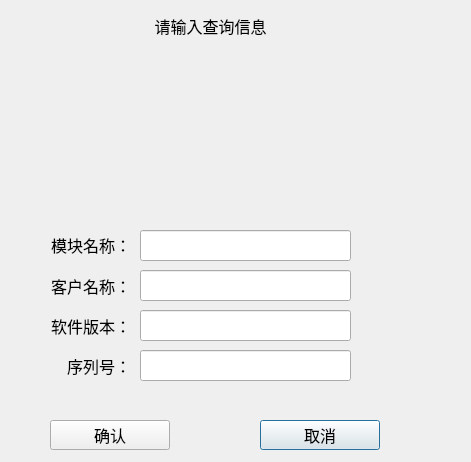
<?xml version="1.0" encoding="UTF-8"?>
<ui version="4.0">
 <class>Log_LogQueryDlg</class>
 <widget class="QDialog" name="Log_LogQueryDlg">
  <property name="geometry">
   <rect>
    <x>0</x>
    <y>0</y>
    <width>471</width>
    <height>462</height>
   </rect>
  </property>
  <property name="windowTitle">
   <string>Dialog</string>
  </property>
  <property name="styleSheet">
   <string notr="true"/>
  </property>
  <widget class="QLabel" name="label_2">
   <property name="geometry">
    <rect>
     <x>10</x>
     <y>270</y>
     <width>121</width>
     <height>31</height>
    </rect>
   </property>
   <property name="font">
    <font>
     <family>微软雅黑</family>
     <pointsize>12</pointsize>
    </font>
   </property>
   <property name="styleSheet">
    <string notr="true"/>
   </property>
   <property name="text">
    <string>客户名称：</string>
   </property>
   <property name="alignment">
    <set>Qt::AlignRight|Qt::AlignTrailing|Qt::AlignVCenter</set>
   </property>
  </widget>
  <widget class="QLineEdit" name="userEdit">
   <property name="geometry">
    <rect>
     <x>140</x>
     <y>270</y>
     <width>211</width>
     <height>31</height>
    </rect>
   </property>
   <property name="font">
    <font>
     <family>微软雅黑</family>
     <pointsize>12</pointsize>
    </font>
   </property>
   <property name="styleSheet">
    <string notr="true"/>
   </property>
  </widget>
  <widget class="QPushButton" name="quitBtn">
   <property name="geometry">
    <rect>
     <x>260</x>
     <y>420</y>
     <width>120</width>
     <height>30</height>
    </rect>
   </property>
   <property name="font">
    <font>
     <family>微软雅黑</family>
     <pointsize>12</pointsize>
    </font>
   </property>
   <property name="styleSheet">
    <string notr="true"/>
   </property>
   <property name="text">
    <string>取消</string>
   </property>
  </widget>
  <widget class="QPushButton" name="okBtn">
   <property name="geometry">
    <rect>
     <x>50</x>
     <y>420</y>
     <width>120</width>
     <height>30</height>
    </rect>
   </property>
   <property name="font">
    <font>
     <family>微软雅黑</family>
     <pointsize>12</pointsize>
    </font>
   </property>
   <property name="styleSheet">
    <string notr="true"/>
   </property>
   <property name="text">
    <string>确认</string>
   </property>
  </widget>
  <widget class="QWidget" name="dateWid" native="true">
   <property name="geometry">
    <rect>
     <x>10</x>
     <y>59</y>
     <width>450</width>
     <height>151</height>
    </rect>
   </property>
   <property name="font">
    <font>
     <family>微软雅黑</family>
     <pointsize>12</pointsize>
    </font>
   </property>
   <property name="styleSheet">
    <string notr="true"/>
   </property>
  </widget>
  <widget class="QLabel" name="label">
   <property name="geometry">
    <rect>
     <x>140</x>
     <y>10</y>
     <width>141</width>
     <height>31</height>
    </rect>
   </property>
   <property name="font">
    <font>
     <family>微软雅黑</family>
     <pointsize>12</pointsize>
    </font>
   </property>
   <property name="styleSheet">
    <string notr="true"/>
   </property>
   <property name="text">
    <string>请输入查询信息</string>
   </property>
   <property name="alignment">
    <set>Qt::AlignCenter</set>
   </property>
  </widget>
  <widget class="QLineEdit" name="swEdit">
   <property name="geometry">
    <rect>
     <x>140</x>
     <y>310</y>
     <width>211</width>
     <height>31</height>
    </rect>
   </property>
   <property name="font">
    <font>
     <family>微软雅黑</family>
     <pointsize>12</pointsize>
    </font>
   </property>
   <property name="styleSheet">
    <string notr="true"/>
   </property>
  </widget>
  <widget class="QLabel" name="label_3">
   <property name="geometry">
    <rect>
     <x>10</x>
     <y>310</y>
     <width>121</width>
     <height>31</height>
    </rect>
   </property>
   <property name="font">
    <font>
     <family>微软雅黑</family>
     <pointsize>12</pointsize>
    </font>
   </property>
   <property name="styleSheet">
    <string notr="true"/>
   </property>
   <property name="text">
    <string>软件版本：</string>
   </property>
   <property name="alignment">
    <set>Qt::AlignRight|Qt::AlignTrailing|Qt::AlignVCenter</set>
   </property>
  </widget>
  <widget class="QLabel" name="label_4">
   <property name="geometry">
    <rect>
     <x>10</x>
     <y>229</y>
     <width>121</width>
     <height>31</height>
    </rect>
   </property>
   <property name="font">
    <font>
     <family>微软雅黑</family>
     <pointsize>12</pointsize>
    </font>
   </property>
   <property name="styleSheet">
    <string notr="true"/>
   </property>
   <property name="text">
    <string>模块名称：</string>
   </property>
   <property name="alignment">
    <set>Qt::AlignRight|Qt::AlignTrailing|Qt::AlignVCenter</set>
   </property>
  </widget>
  <widget class="QLabel" name="label_5">
   <property name="geometry">
    <rect>
     <x>10</x>
     <y>350</y>
     <width>121</width>
     <height>31</height>
    </rect>
   </property>
   <property name="font">
    <font>
     <family>微软雅黑</family>
     <pointsize>12</pointsize>
    </font>
   </property>
   <property name="styleSheet">
    <string notr="true"/>
   </property>
   <property name="text">
    <string>序列号：</string>
   </property>
   <property name="alignment">
    <set>Qt::AlignRight|Qt::AlignTrailing|Qt::AlignVCenter</set>
   </property>
  </widget>
  <widget class="QLineEdit" name="snEdit">
   <property name="geometry">
    <rect>
     <x>140</x>
     <y>350</y>
     <width>211</width>
     <height>31</height>
    </rect>
   </property>
   <property name="font">
    <font>
     <family>微软雅黑</family>
     <pointsize>12</pointsize>
    </font>
   </property>
   <property name="styleSheet">
    <string notr="true"/>
   </property>
  </widget>
  <widget class="QLineEdit" name="devEdit">
   <property name="geometry">
    <rect>
     <x>140</x>
     <y>230</y>
     <width>211</width>
     <height>31</height>
    </rect>
   </property>
   <property name="font">
    <font>
     <family>微软雅黑</family>
     <pointsize>12</pointsize>
    </font>
   </property>
   <property name="styleSheet">
    <string notr="true"/>
   </property>
  </widget>
 </widget>
 <resources/>
 <connections/>
</ui>
